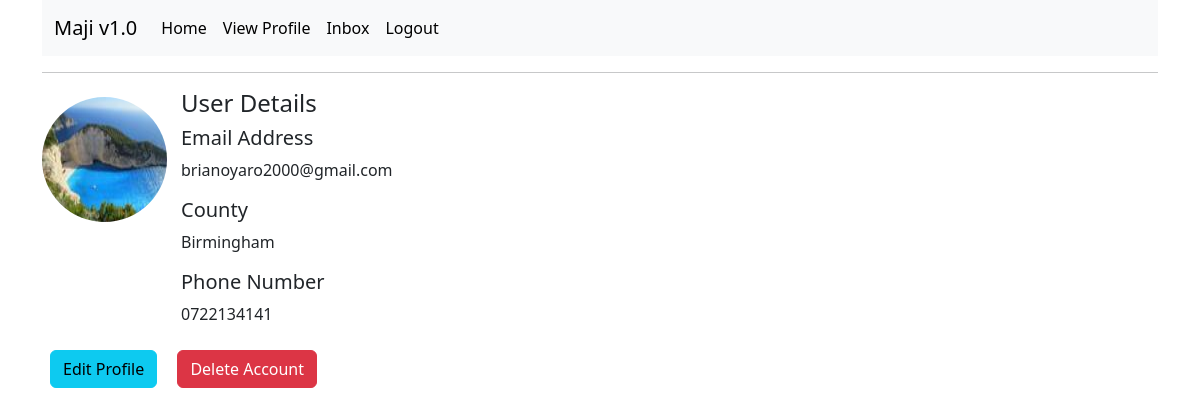
The app's page /user/profile (signed in) with its own data.
### app/models.py (models this page shows, shortened)
class Users(UserMixin, db.Model):
    id = db.Column(db.Integer, primary_key=True)
    username = db.Column(db.String(50), index=True)
    email = db.Column(db.String(120), index=True, unique=True)
    county = db.Column(db.String(30))
    phone_number = db.Column(db.String(13))
    password_hash = db.Column(db.String(128))
    type = db.Column(db.String(10))
    profile_pic = db.Column(db.String(40), nullable=False, default="default.jpg")
    orderee = db.relationship("Order", foreign_keys='Order.buyer_name', backref='purchaser', lazy="dynamic")
    ordered_to = db.relationship("Order", foreign_keys='Order.seller_id', cascade="all, delete-orphan", backref='seller', lazy="dynamic")
    sender = db.relationship("Message", foreign_keys='Message.sender_id', cascade="all, delete-orphan", backref='sender', lazy='dynamic')
    receiver = db.relationship("Message", foreign_keys='Message.receiver_id', cascade="all, delete-orphan", backref='receiver', lazy='dynamic')

### app/main/routes.py (the view)
@bp.route('/user/profile', methods=['GET', 'POST'])
@login_required
def profile():
    if current_user.is_authenticated:
        image = url_for("static", filename='pictures/' + current_user.profile_pic)
        user = Users.query.filter_by(email=current_user.email).first()
        return render_template('profile.html',user=user, title='Profile Page', image=image)

### app/models.py (called while the page is built)
@login.user_loader
def Load_user(id):
    return Users.query.get(int(id))

### app/templates/profile.html
{% extends 'base.html' %}
{% block content %}
	<div class="d-flex">
		<img class="rounded-circle mt-2" style="height: 125px; width: 125px" src="{{ image }}">
		<div display="block" style="margin: 0 14px">
			<h4>User Details</h4>
			<h5>Email Address</h5>
			<p>{{ user.email }} </p>
			<h5>County</h5>
			<p>{{ user.county }}</p>
			<h5>Phone Number</h5>
			<p>{{ user.phone_number }}</p>
		</div>
	</div>
	<a href="{{ url_for("main.edit_profile") }}" class="btn btn-info m-2">Edit Profile</a>
	<a href="{{ url_for("main.delete_me") }}" class="btn btn-danger  m-2">Delete Account</a>
{% endblock %}

### records on screen
Users: email "brianoyaro2000@gmail.com", county "Birmingham", phone_number "0722134141"
